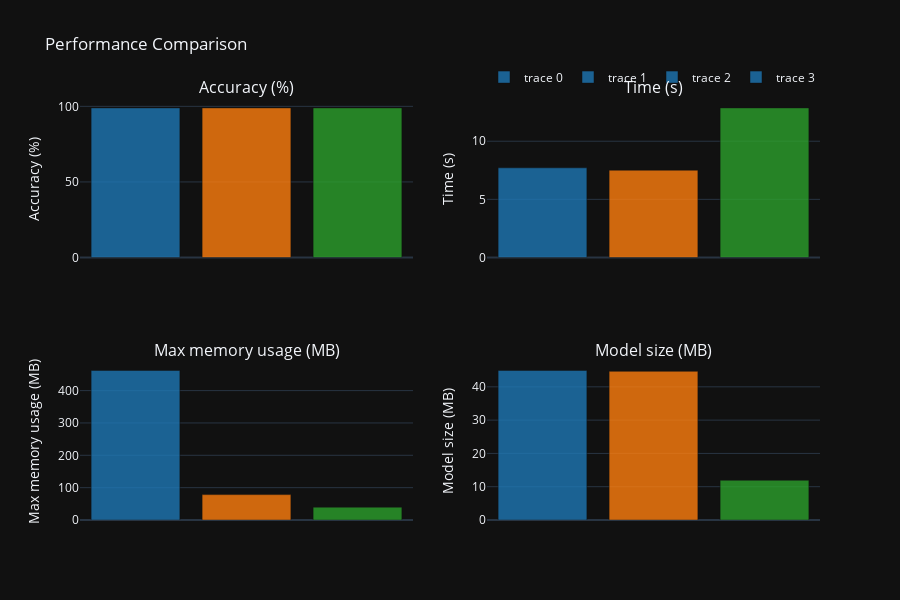

Write notebook code for a chart like this one.
### Markdown cell above
## ARM

### Code cell
#| label: fig-arm
#| fig-cap: "Performance comparison on ARM"

bg_color = "#002B36"
df_arm = df[df["Platform"] == "arm64"]
plot_perf_comp(df_arm)

### Figure 1 — Plotly figure (JSON) as saved in the notebook; plotly's stock layout.template omitted (floating-point values rounded to 4 significant figures)
{"data": [{"marker": {"color": ["rgba(31, 119, 180, 0.8)", "rgba(255, 127, 14, 0.8)", "rgba(44, 160, 44, 0.8)"]}, "type": "bar", "x": ["PyTorch", "tinyRuntime (no quant)", "tinyRuntime (quant)"], "xaxis": "x", "y": [99, 99, 99], "yaxis": "y"}, {"marker": {"color": ["rgba(31, 119, 180, 0.8)", "rgba(255, 127, 14, 0.8)", "rgba(44, 160, 44, 0.8)"]}, "type": "bar", "x": ["PyTorch", "tinyRuntime (no quant)", "tinyRuntime (quant)"], "xaxis": "x2", "y": [7.714, 7.512, 12.87], "yaxis": "y2"}, {"marker": {"color": ["rgba(31, 119, 180, 0.8)", "rgba(255, 127, 14, 0.8)", "rgba(44, 160, 44, 0.8)"]}, "type": "bar", "x": ["PyTorch", "tinyRuntime (no quant)", "tinyRuntime (quant)"], "xaxis": "x3", "y": [462.5, 78.47, 39.77], "yaxis": "y3"}, {"marker": {"color": ["rgba(31, 119, 180, 0.8)", "rgba(255, 127, 14, 0.8)", "rgba(44, 160, 44, 0.8)"]}, "type": "bar", "x": ["PyTorch", "tinyRuntime (no quant)", "tinyRuntime (quant)"], "xaxis": "x4", "y": [44.94, 44.66, 11.95], "yaxis": "y4"}], "layout": {"annotations": [{"font": {"size": 16}, "showarrow": false, "text": "Accuracy (%)", "x": 0.225, "xanchor": "center", "xref": "paper", "y": 1, "yanchor": "bottom", "yref": "paper"}, {"font": {"size": 16}, "showarrow": false, "text": "Time (s)", "x": 0.775, "xanchor": "center", "xref": "paper", "y": 1, "yanchor": "bottom", "yref": "paper"}, {"font": {"size": 16}, "showarrow": false, "text": "Max memory usage (MB)", "x": 0.225, "xanchor": "center", "xref": "paper", "y": 0.375, "yanchor": "bottom", "yref": "paper"}, {"font": {"size": 16}, "showarrow": false, "text": "Model size (MB)", "x": 0.775, "xanchor": "center", "xref": "paper", "y": 0.375, "yanchor": "bottom", "yref": "paper"}], "height": 600, "legend": {"orientation": "h", "x": 1, "xanchor": "right", "y": 1.02, "yanchor": "bottom"}, "title": {"text": "Performance Comparison"}, "width": 900, "xaxis": {"anchor": "y", "autorange": true, "domain": [0, 0.45], "range": [-0.5, 2.5], "showticklabels": false, "type": "category"}, "xaxis2": {"anchor": "y2", "autorange": true, "domain": [0.55, 1], "range": [-0.5, 2.5], "showticklabels": false, "type": "category"}, "xaxis3": {"anchor": "y3", "autorange": true, "domain": [0, 0.45], "range": [-0.5, 2.5], "showticklabels": false, "type": "category"}, "xaxis4": {"anchor": "y4", "autorange": true, "domain": [0.55, 1], "range": [-0.5, 2.5], "showticklabels": false, "type": "category"}, "yaxis": {"anchor": "x", "autorange": true, "domain": [0.625, 1], "range": [0, 104.2], "title": {"text": "Accuracy (%)"}, "type": "linear"}, "yaxis2": {"anchor": "x2", "autorange": true, "domain": [0.625, 1], "range": [0, 13.55], "title": {"text": "Time (s)"}, "type": "linear"}, "yaxis3": {"anchor": "x3", "autorange": true, "domain": [0, 0.375], "range": [0, 486.8], "title": {"text": "Max memory usage (MB)"}, "type": "linear"}, "yaxis4": {"anchor": "x4", "autorange": true, "domain": [0, 0.375], "range": [0, 47.3], "title": {"text": "Model size (MB)"}, "type": "linear"}}}
